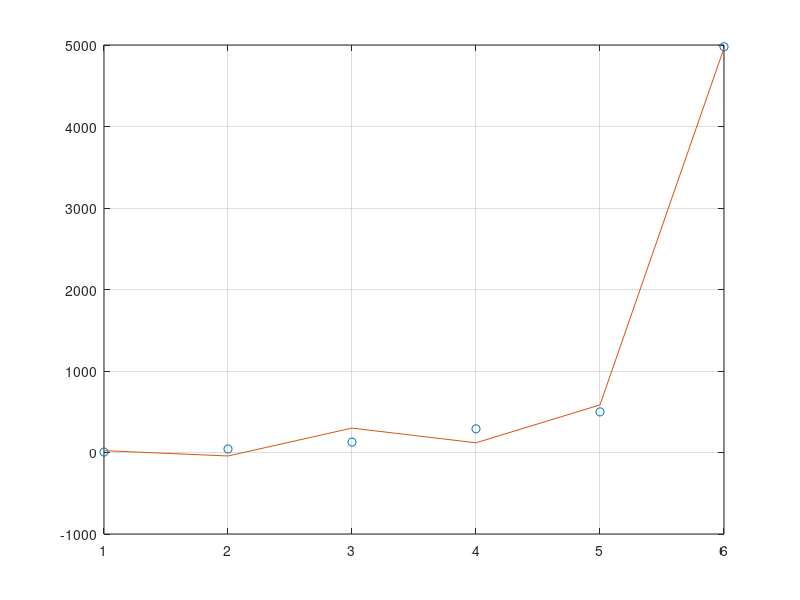

Here is the MATLAB script that generated this plot:
x= [1 2 3 4 5 6 ];
y = [5.5 43.1 128 290.7 498.4 4978.67]
p = polyfit(x,y,4)
x2 = 1:1:6;
y2 = polyval(p,x2);
plot(x,y,'o',x2,y2)
grid on